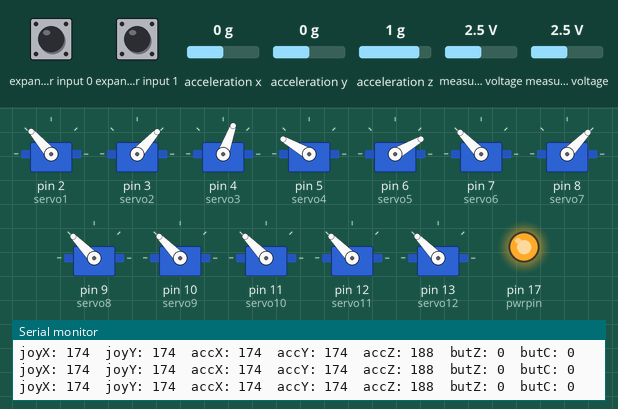
Recording of a sketch running on a simulated Arduino Uno, built with avr-gcc and run on an emulated ATmega328P. Shown: 12 × servo, output pins drawn as LEDs (lit = HIGH), the last lines printed to the serial monitor. Wiring (inferred from the names in the program): Wii Nunchuk at I2C address 0x52. The inputs (shaded band) are chosen by the test bench; at power-on: acceleration x 0 g, measured voltage 2.5 V, expander input 0 HIGH, expander input 1 HIGH, acceleration y 0 g, acceleration z 1 g.

Above: at 2.3 s.
2.4 s: acceleration x set to -1.4 g
At 2.9 s:
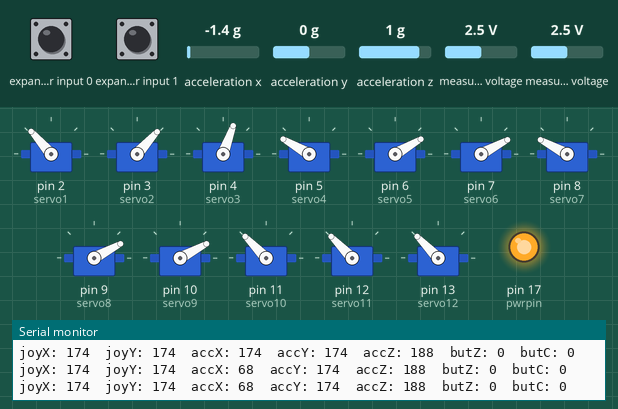
4.0 s: measured voltage (sensor 200) set to 0.1 V
At 5.0 s:
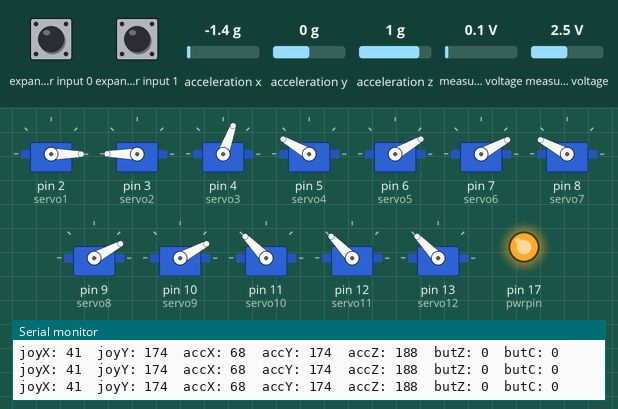
5.5 s: expander input 0 pulled LOW for 0.3 s
At 5.85 s:
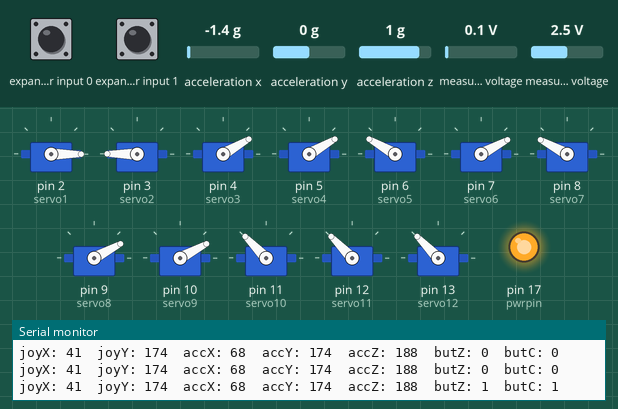
7.4 s: expander input 1 pulled LOW for 0.3 s
At 7.67 s:
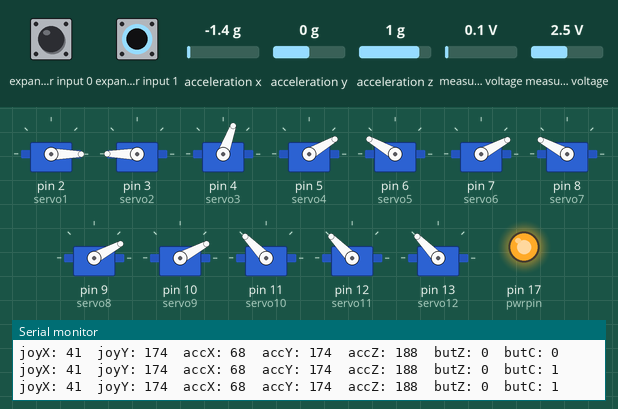
9.4 s: acceleration y set to -0.2 g
At 10.8 s:
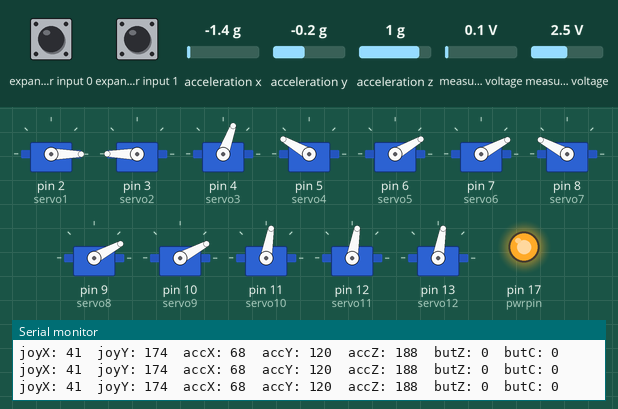
11.1 s: measured voltage (sensor 200) set to 1.2 V
At 12.0 s:
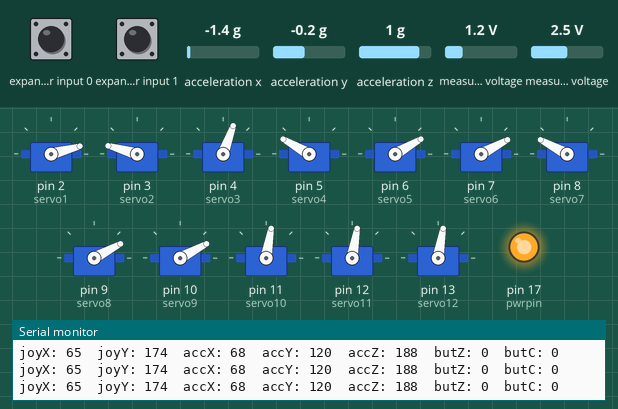
Timing chart, 0 to 13.8 s (numbered marks = the images above; inputs shaded):
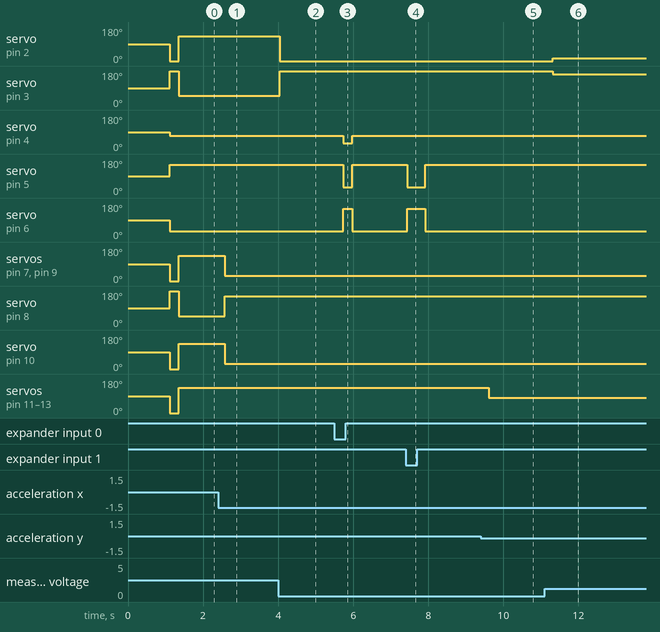

Measured:
- the behaviour switches between 0 and -0.1 g on acceleration y (found by bisection; images 4 and 5)
- after the input at 2.4 s, servo on pin 7 (servo6), servo on pin 9 (servo8), servo on pin 10 (servo9): 134° → 28° after 0.18 s; servo on pin 8 (servo7): 46° → 152° after 0.18 s
- after the input at 4.0 s, servo on pin 2 (servo1): 131° → 0° at once; servo on pin 3 (servo2): 48° → 180° at once
- after the input at 5.5 s, servo on pin 4 (servo3): 70° → 30° after 0.24 s, → 70° 0.24 s later; servo on pin 5 (servo4): 150° → 30° after 0.24 s, → 150° 0.24 s later; servo on pin 6 (servo5): 30° → 150° after 0.24 s, → 30° 0.24 s later
- after the input at 7.4 s, servo on pin 5 (servo4): 150° → 30° at once, → 150° 0.48 s later; servo on pin 6 (servo5): 30° → 150° at once, → 30° 0.48 s later
- after the input at 9.4 s, servo on pin 11 (servo10), servo on pin 12 (servo11), servo on pin 13 (servo12): 134° → 80° after 0.22 s
- after the input at 11.1 s, servo on pin 2 (servo1): 0° → 15° after 0.21 s; servo on pin 3 (servo2): 180° → 164° after 0.21 s

The sketch:

wiichuck-servo.ino
```cpp
/*
   WiiChuck -- moving 2 servos with the joystick

   Animatronics - NYU Shanghai
   Prof. Rodolfo Cossovich

   Original code from Tod E. Kurt, http://thingm.com/
   Code works for both original WII Nunchuck and OEM joysticks

*/

#include <Wire.h>
#include "nunchuck_funcs.h"

#include <Servo.h>

Servo servo1, servo2, servo3, servo4, servo5, servo6, servo7, servo8, servo9, servo10, servo11, servo12;  // create servo object to control a servo

int pos1, pos2, pos3, pos4, pos5, pos6, pos7, pos8, pos9, pos10, pos11, pos12 = 0;    // variable to store the servo position

int loop_cnt = 0;

byte accX, accY, accZ, joyX, joyY, joyZ, butZ, butC;

void setup()
{
  delay (1000);
  Serial.begin(9600);
  nunchuck_setpowerpins();
  nunchuck_init(); // send the initilization handshake
  Serial.print("WiiChuck ready to transmit ... \n");
  servo1.attach(2);
  servo2.attach(3);
  servo3.attach(4);
  servo4.attach(5);
  servo5.attach(6);
  servo6.attach(7);
   servo7.attach(8);
    servo8.attach(9);
    servo9.attach(10);
    servo10.attach(11);
    servo11.attach(12);
    servo12.attach(13);


}

void loop()
{
  if ( loop_cnt > 100 ) { // every 100 msecs get new data
    loop_cnt = 0;

    nunchuck_get_data();

    joyX  = nunchuck_joyx(); // ranges from approx 70 - 182
    joyY  = nunchuck_joyy(); // ranges from approx 65 - 173


    accX  = nunchuck_accelx(); // ranges from approx 70 - 182
    accY  = nunchuck_accely(); // ranges from approx 65 - 173
    accZ  = nunchuck_accelz(); // ranges from approx 65 - 173

    butZ = nunchuck_zbutton();
    butC = nunchuck_cbutton();

    Serial.print("joyX: "); Serial.print((byte)joyX, DEC);
    Serial.print("  joyY: "); Serial.print((byte)joyY, DEC);

    Serial.print("  accX: "); Serial.print((byte)accX, DEC);
    Serial.print("  accY: "); Serial.print((byte)accY, DEC);
    Serial.print("  accZ: "); Serial.print((byte)accZ, DEC);

    Serial.print("  butZ: "); Serial.print((byte)butZ, DEC);
    Serial.print("  butC: "); Serial.println((byte)butC, DEC);
  }
  loop_cnt++;
  delay(1);

  //here we calculate where servos will move to
  pos1 = map ( joyX, 50, 220, 0, 180);     //left mostache
  pos2 = map ( joyX, 220, 50, 0, 180);    //right mostache
  pos3 = butZ ? 30 : 70;                  //mouth
  pos4 = butC ? 30 : 150;                 //left eyelid
  pos5 = butC ? 150 : 30;                 //right eyelid
  pos6 = map ( accX, 40, 220, 0, 180);
  pos7 = map ( accX, 220, 40, 0, 180);
  pos8 = map ( accX, 40, 220, 0, 180);
  pos9 = map ( accX, 40, 220, 0, 180);
  pos10 = map ( accY, 40, 220, 0, 180);
  pos11 = map ( accY, 40, 220, 0, 180);
  pos12 = map ( accY, 40, 220, 0, 180);


  //here we update servos positions.

  servo1.write(pos1);              // tell servo to go to position in variable 'pos'
  servo2.write(pos2);              // tell servo to go to position in variable 'pos'
  servo3.write(pos3);              // tell servo to go to position in variable 'pos'
  servo4.write(pos4);              // tell servo to go to position in variable 'pos'
  servo5.write(pos5);              // tell servo to go to position in variable 'pos'
  servo6.write(pos6);              // tell servo to go to position in variable 'pos'
  servo7.write(pos7);              // tell servo to go to position in variable 'pos'
  servo8.write(pos8);              // tell servo to go to position in variable 'pos'
  servo9.write(pos9);              // tell servo to go to position in variable 'pos'
  servo10.write(pos10);              // tell servo to go to position in variable 'pos'
  servo11.write(pos11);              // tell servo to go to position in variable 'pos'
  servo12.write(pos12);              // tell servo to go to position in variable 'pos'

}
```

nunchuck_funcs.h
```cpp
/*
 * Nunchuck functions  -- Talk to a Wii Nunchuck
 *
 * This library is from the Bionic Arduino course :
 *                          http://todbot.com/blog/bionicarduino/
 *
 * 2007-11 Tod E. Kurt, http://todbot.com/blog/
 *
 * The Wii Nunchuck reading code originally from Windmeadow Labs
 *   http://www.windmeadow.com/node/42
 */

#if (ARDUINO >= 100)
#include <Arduino.h>
#else
#include <WProgram.h>
//#define Wire.write(x) Wire.send(x)
//#define Wire.read() Wire.receive()
#endif


uint8_t ctrlr_type[6];
static uint8_t nunchuck_buf[6];   // array to store nunchuck data,

// Uses port C (analog in) pins as power & ground for Nunchuck
static void nunchuck_setpowerpins()
{
#define pwrpin PORTC3
#define gndpin PORTC2
  DDRC |= _BV(pwrpin) | _BV(gndpin);
  PORTC &= ~ _BV(gndpin);
  PORTC |=  _BV(pwrpin);
  delay(100);  // wait for things to stabilize
}

// initialize the I2C system, join the I2C bus,
// and tell the nunchuck we're talking to it
static void nunchuck_init()
{
  /* original code for WII nunchuck
    Wire.begin();                // join i2c bus as master
    Wire.beginTransmission(0x52);// transmit to device 0x52
  #if (ARDUINO >= 100)
    Wire.write((uint8_t)0x40);// sends memory address
    Wire.write((uint8_t)0x00);// sends sent a zero.
  #else
    Wire.send((uint8_t)0x40);// sends memory address
    Wire.send((uint8_t)0x00);// sends sent a zero.
  #endif
    Wire.endTransmission();// stop transmitting

    */

  /* code for OEM nunchucks*/

  byte cnt;

  Wire.begin();

  // init controller
  delay(1);
  Wire.beginTransmission(0x52);      // device address
  #if (ARDUINO < 100)
    Wire.send((uint8_t)0xF0);                    // 1st initialisation register
    Wire.send((uint8_t)0x55);                    // 1st initialisation value
    Wire.endTransmission();
    delay(1);
    Wire.beginTransmission(0x52);
    Wire.send(0xFB);                    // 2nd initialisation register
    Wire.send(0x00);                    // 2nd initialisation value
    Wire.endTransmission();
    delay(1);

    // read the extension type from the register block
    Wire.beginTransmission(0x52);
    Wire.send(0xFA);                    // extension type register
    Wire.endTransmission();
    Wire.beginTransmission(0x52);
    Wire.requestFrom(0x52, 6);               // request data from controller
    for (cnt = 0; cnt < 6; cnt++) {
      if (Wire.available()) {
        ctrlr_type[cnt] = Wire.receive(); // Should be 0x0000 A420 0101 for Classic Controller, 0x0000 A420 0000 for nunchuck
      }
    }
    Wire.endTransmission();
    delay(1);

    // send the crypto key (zeros), in 3 blocks of 6, 6 & 4.
    Wire.beginTransmission(0x52);
    Wire.send(0xF0);                    // crypto key command register
    Wire.send(0xAA);                    // sends crypto enable notice
    Wire.endTransmission();
    delay(1);
    Wire.beginTransmission(0x52);
    Wire.send(0x40);                    // crypto key data address
    for (cnt = 0; cnt < 6; cnt++) {
      Wire.send(0x00);                    // sends 1st key block (zeros)
    }
    Wire.endTransmission();
    Wire.beginTransmission(0x52);
    Wire.send(0x40);                    // sends memory address
    for (cnt = 6; cnt < 12; cnt++) {
      Wire.send(0x00);                    // sends 2nd key block (zeros)
    }
    Wire.endTransmission();
    Wire.beginTransmission(0x52);
    Wire.send(0x40);                    // sends memory address
    for (cnt = 12; cnt < 16; cnt++) {
      Wire.send(0x00);                    // sends 3rd key block (zeros)
    }
    Wire.endTransmission();
    delay(1);
    // end device init
  #else       //other Arduino IDEs
    Wire.write((uint8_t)0xF0);                    // 1st initialisation register
    Wire.write((uint8_t)0x55);                    // 1st initialisation value
    Wire.endTransmission();
    delay(1);
    Wire.beginTransmission(0x52);
    Wire.write((uint8_t)0xFB);                    // 2nd initialisation register
    Wire.write((uint8_t)0x00);                    // 2nd initialisation value
    Wire.endTransmission();
    delay(1);

    // read the extension type from the register block
    Wire.beginTransmission(0x52);
    Wire.write((uint8_t)0xFA);                    // extension type register
    Wire.endTransmission();
    Wire.beginTransmission(0x52);
    Wire.requestFrom(0x52, 6);               // request data from controller
    for (cnt = 0; cnt < 6; cnt++) {
      if (Wire.available()) {
        ctrlr_type[cnt] = Wire.read(); // Should be 0x0000 A420 0101 for Classic Controller, 0x0000 A420 0000 for nunchuck
      }
    }
    Wire.endTransmission();
    delay(1);

    // send the crypto key (zeros), in 3 blocks of 6, 6 & 4.
    Wire.beginTransmission(0x52);
    Wire.write((uint8_t)0xF0);                    // crypto key command register
    Wire.write((uint8_t)0xAA);                    // sends crypto enable notice
    Wire.endTransmission();
    delay(1);
    Wire.beginTransmission(0x52);
    Wire.write((uint8_t)0x40);                    // crypto key data address
    for (cnt = 0; cnt < 6; cnt++) {
      Wire.write((uint8_t)0x00);                    // sends 1st key block (zeros)
    }
    Wire.endTransmission();
    Wire.beginTransmission(0x52);
    Wire.write((uint8_t)0x40);                    // sends memory address
    for (cnt = 6; cnt < 12; cnt++) {
      Wire.write((uint8_t)0x00);                    // sends 2nd key block (zeros)
    }
    Wire.endTransmission();
    Wire.beginTransmission(0x52);
    Wire.write((uint8_t)0x40);                    // sends memory address
    for (cnt = 12; cnt < 16; cnt++) {
      Wire.write((uint8_t)0x00);                    // sends 3rd key block (zeros)
    }
    Wire.endTransmission();
    delay(1);
    // end device init
  #endif
}

// Send a request for data to the nunchuck
// was "send_zero()"
static void nunchuck_send_request()
{
  Wire.beginTransmission(0x52);// transmit to device 0x52
#if (ARDUINO >= 100)
  Wire.write((uint8_t)0x00);// sends one byte
#else
  Wire.send((uint8_t)0x00);// sends one byte
#endif
  Wire.endTransmission();// stop transmitting
}

// Encode data to format that most wiimote drivers except
// only needed if you use one of the regular wiimote drivers
static char nunchuk_decode_byte (char x)
{
  x = (x ^ 0x17) + 0x17;
  return x;
}

// Receive data back from the nunchuck,
// returns 1 on successful read. returns 0 on failure
static int nunchuck_get_data()
{
  int cnt = 0;
  Wire.requestFrom (0x52, 6);// request data from nunchuck
  while (Wire.available ()) {
    // receive byte as an integer
#if (ARDUINO >= 100)
    nunchuck_buf[cnt] = nunchuk_decode_byte( Wire.read() );
#else
    nunchuck_buf[cnt] = nunchuk_decode_byte( Wire.receive() );
#endif
    cnt++;
  }
  nunchuck_send_request();  // send request for next data payload
  // If we recieved the 6 bytes, then go print them
  if (cnt >= 5) {
    return 1;   // success
  }
  return 0; //failure
}

// Print the input data we have recieved
// accel data is 10 bits long
// so we read 8 bits, then we have to add
// on the last 2 bits.  That is why I
// multiply them by 2 * 2
static void nunchuck_print_data()
{
  static int i = 0;
  int joy_x_axis = nunchuck_buf[0];
  int joy_y_axis = nunchuck_buf[1];
  int accel_x_axis = nunchuck_buf[2]; // * 2 * 2;
  int accel_y_axis = nunchuck_buf[3]; // * 2 * 2;
  int accel_z_axis = nunchuck_buf[4]; // * 2 * 2;

  int z_button = 0;
  int c_button = 0;

  // byte nunchuck_buf[5] contains bits for z and c buttons
  // it also contains the least significant bits for the accelerometer data
  // so we have to check each bit of byte outbuf[5]
  if ((nunchuck_buf[5] >> 0) & 1)
    z_button = 1;
  if ((nunchuck_buf[5] >> 1) & 1)
    c_button = 1;

  if ((nunchuck_buf[5] >> 2) & 1)
    accel_x_axis += 1;
  if ((nunchuck_buf[5] >> 3) & 1)
    accel_x_axis += 2;

  if ((nunchuck_buf[5] >> 4) & 1)
    accel_y_axis += 1;
  if ((nunchuck_buf[5] >> 5) & 1)
    accel_y_axis += 2;

  if ((nunchuck_buf[5] >> 6) & 1)
    accel_z_axis += 1;
  if ((nunchuck_buf[5] >> 7) & 1)
    accel_z_axis += 2;

  Serial.print(i, DEC);
  Serial.print("\t");

  Serial.print("joy:");
  Serial.print(joy_x_axis, DEC);
  Serial.print(",");
  Serial.print(joy_y_axis, DEC);
  Serial.print("  \t");

  Serial.print("acc:");
  Serial.print(accel_x_axis, DEC);
  Serial.print(",");
  Serial.print(accel_y_axis, DEC);
  Serial.print(",");
  Serial.print(accel_z_axis, DEC);
  Serial.print("\t");

  Serial.print("but:");
  Serial.print(z_button, DEC);
  Serial.print(",");
  Serial.print(c_button, DEC);

  Serial.print("\r\n");  // newline
  i++;
}

// returns zbutton state: 1=pressed, 0=notpressed
static int nunchuck_zbutton()
{
  return ((nunchuck_buf[5] >> 0) & 1) ? 0 : 1;  // voodoo
}

// returns zbutton state: 1=pressed, 0=notpressed
static int nunchuck_cbutton()
{
  return ((nunchuck_buf[5] >> 1) & 1) ? 0 : 1;  // voodoo
}

// returns value of x-axis joystick
static int nunchuck_joyx()
{
  return nunchuck_buf[0];
}

// returns value of y-axis joystick
static int nunchuck_joyy()
{
  return nunchuck_buf[1];
}

// returns value of x-axis accelerometer
static int nunchuck_accelx()
{
  return nunchuck_buf[2];   // FIXME: this leaves out 2-bits of the data
}

// returns value of y-axis accelerometer
static int nunchuck_accely()
{
  return nunchuck_buf[3];   // FIXME: this leaves out 2-bits of the data
}

// returns value of z-axis accelerometer
static int nunchuck_accelz()
{
  return nunchuck_buf[4];   // FIXME: this leaves out 2-bits of the data
}
```
